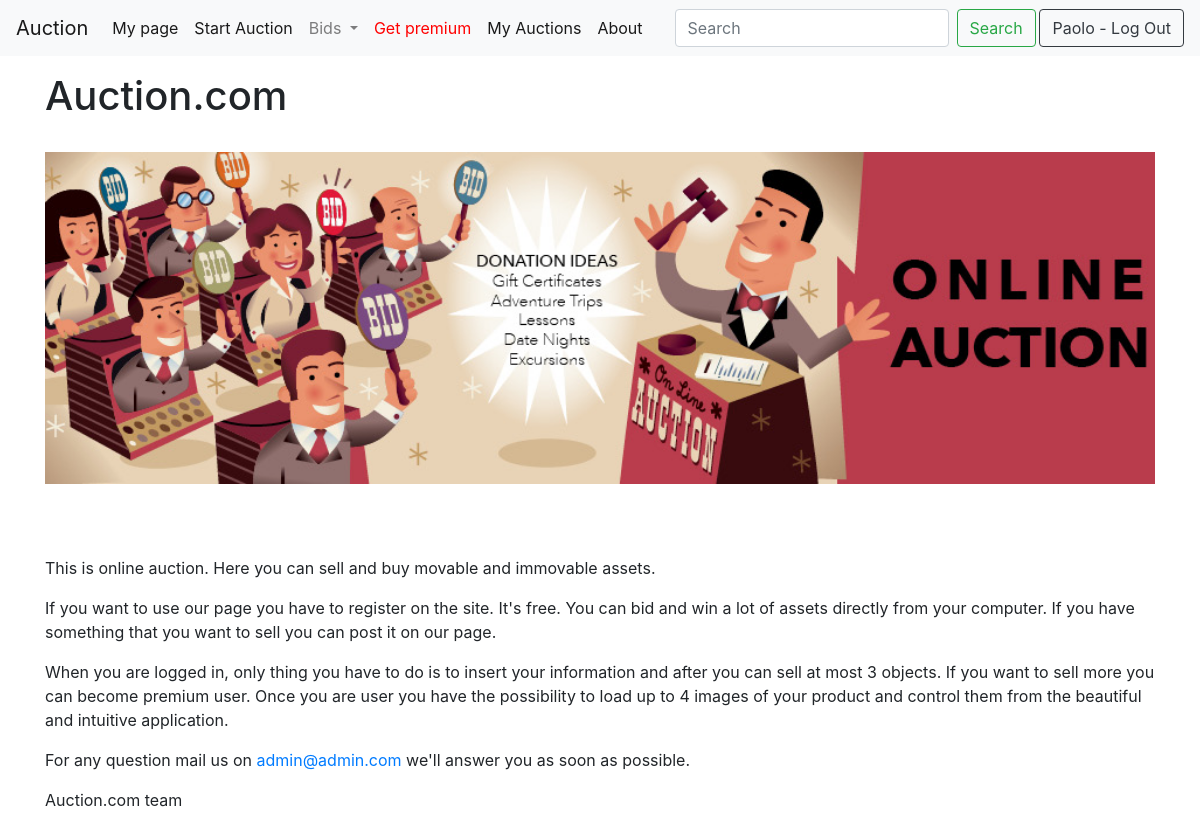
Page /about/ (signed in) on the earlier database version.
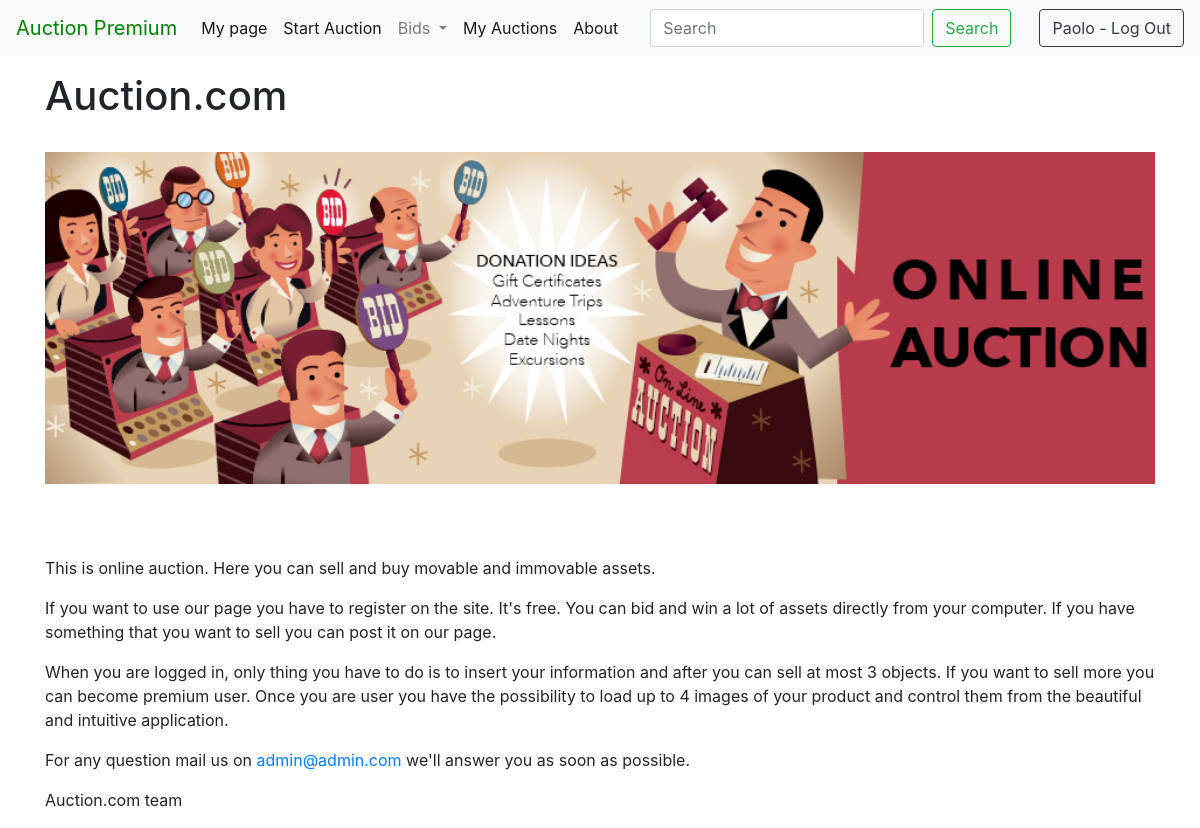
Same page on the later database version.
### Auction/views.py (the view)
# urls.py: path('about/', views.about_view, name="about_view"),
def about_view(request):
    my_context ={
        "my_text":"this is about us",
        "my_number":123,
        "my_list":[1,2,3,4,"abc"]
    }
    return render(request,"about.html",my_context)

### users/models.py (called while the page is built)
    @property
    def is_premium(self):
        return self.premium

### templates/about.html (shortened to what this page needs)
{% extends 'base.html' %}
{% load static %}
{% block content %}
    <h1>Auction.com</h1>
  <br>
<img src="{% static "img/about-banner.jpg" %}"  class="center">
    <br>
        <br>
        <br>
    <p>
        This is online auction. Here you can sell and buy movable and immovable assets.
    </p>
<p>If you want to use our page you have to register on the site. It's free. You can bid and win a lot of assets directly from your computer. If you have something that you want to sell you can post it on our page.</p>
<p>When you are logged in, only thing you have to do is to insert your information and after you can sell at most 3 objects. If you want to sell more you can become premium user. Once you are user you have the possibility to load up to 4 images of your product and control them from the beautiful and intuitive application.</p>
<p>For any question mail us on <a href="mailto:admin@admin.com">admin@admin.com</a>&nbsp;we'll answer you as soon as possible.</p>
<p>Auction.com team</p>
{% endblock %}

### templates/base.html (shortened to what this page needs)
{% load static %}
<!doctype html>
<html lang="en">
<head>
    <link rel="stylesheet" href="https://use.fontawesome.com/releases/v5.5.0/css/all.css"
>
    <link rel="stylesheet"
          href="https://stackpath.bootstrapcdn.com/bootstrap/4.4.1/css/bootstrap.min.css"
>
</head>
<body>
<nav class="navbar navbar-expand-lg navbar-light bg-light">
    {% if user.is_premium %}
        <a class="navbar-brand" href="{% url 'home' %}" style="color:Green;">Auction Premium</a>
    {% else %}
        <a class="navbar-brand" href="{% url 'home' %}">Auction</a>
    {% endif %}
    <div class="collapse navbar-collapse" id="navbarSupportedContent">
        <ul class="navbar-nav mr-auto">
            {% if user.is_authenticated %}
                <li class="nav-item active">
                    <a class="nav-link" href="{% url 'profileit' %}">My page <span class="sr-only">(current)</span></a>
                </li>
                <li class="nav-item active">
                    <a class="nav-link" href="{% url 'create-auction' %}">Start Auction </a>
                </li>
                <li class="nav-item dropdown">
                    <a class="nav-link dropdown-toggle" href="#" id="navbarDropdown" role="button"
                       data-toggle="dropdown"
                       aria-haspopup="true" aria-expanded="false">
                        Bids
                    </a>
                </li>
                {% if not user.is_premium %}
                    <li class="nav-item active">
                        <a class="nav-link" href="{% url 'get_premium' %}" style="color:red;">Get premium </a>
                    </li>
                {% endif %}
                <li class="nav-item active">
                <a class="nav-link" href="{% url 'my-auctions' %}">My Auctions <span class="sr-only">(current)</span></a>
            </li>
            {% endif %}
            <li class="nav-item active">
                <a class="nav-link" href="{% url 'about_view' %}">About <span class="sr-only">(current)</span></a>
            </li>
            <form class="form-inline my-2 my-lg-0 ml-4" action="{% url 'search' %}" method="POST"
                  value="{{ request.POST.q }}">{% csrf_token %}
                <input class="form-control mr-sm-2" type="search" placeholder="Search" aria-label="Search" name="q"
                       value="{{ request.POST.q }}">
                <button class="btn btn-outline-success my-2 my-sm-0" type="submit">Search</button>
            </form>
        </ul>
        {% if not user.is_authenticated %}
            <form class="form-inline my-2 my-lg-0">
                <div class=" card-body text-center"><a href="/users/create">Register</a></div>
            </form>
            <form class="form-inline my-2 my-lg-0" action="{% url 'login' %}">
                <button class="btn btn-outline-primary my-2 my-sm-0">Log In</button>
            </form>
        {% else %}
            <form class="form-inline my-2 my-lg-0" action="{% url 'logout' %}">
                <button class="btn btn-outline-dark">{{ user.first_name | capfirst }} - Log Out</button>
            </form>
        {% endif %}
    </div>
</nav>
<div id="site-main-page" class="container mt-n1 mt-md-3">
    {% block content %}
    {% endblock %}
</div>
</body>
</html>

Differences in the rows shown:
changed User "Paolo": premium False → True (drawn)
Other differences:
text no longer shown: "Auction Get premium"
text now shown: "Auction Premium"
